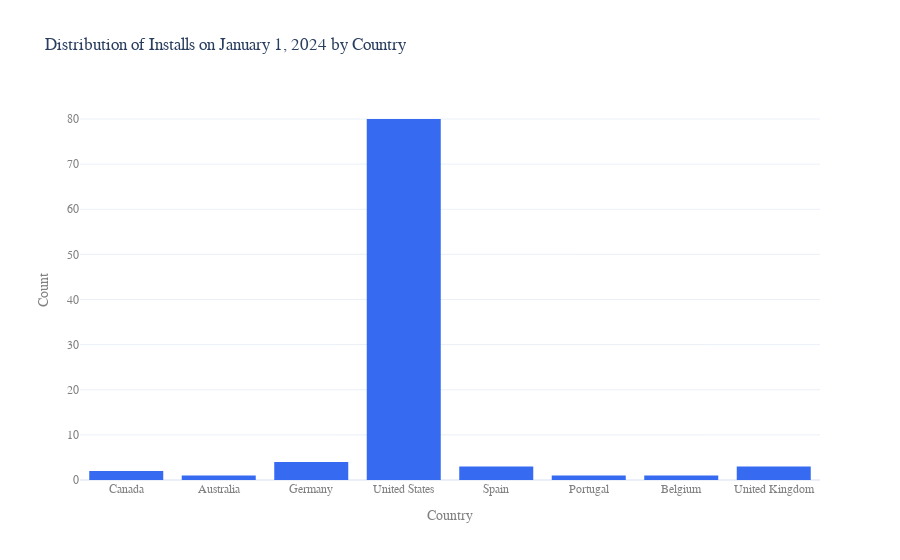

The code cell stored with this chart in its notebook:
### Markdown cell above
<span style="font-family:Helvetica Light">

#### 2.3. Distribution Plots

### Code cell
fig = px.histogram(
    installs, 
    x='countryName', 
    title='Distribution of Installs on January 1, 2024 by Country', 
    color_discrete_sequence=justplay_colors)

fig.update_layout(
    yaxis_title='Count',
    xaxis_title='Country'
)

write(fig, 'installs_by_country')

### Figure 1 — Plotly figure (JSON) as saved in the notebook; plotly's stock layout.template omitted (floating-point values rounded to 4 significant figures)
{"data": [{"alignmentgroup": "True", "bingroup": "x", "hovertemplate": "countryName=%{x}<br>count=%{y}<extra></extra>", "legendgroup": "", "marker": {"color": "#356AF1", "pattern": {"shape": ""}}, "name": "", "offsetgroup": "", "orientation": "v", "showlegend": false, "type": "histogram", "x": ["Canada", "Australia", "Germany", "United States", "United States", "United States", "Spain", "Spain", "United States", "United States", "United States", "United States", "United States", "United States", "United States", "United States", "United States", "United States", "United States", "United States", "United States", "United States", "United States", "United States", "United States", "United States", "United States", "United States", "United States", "United States", "United States", "United States", "United States", "United States", "United States", "United States", "United States", "United States", "United States", "United States", "United States", "United States", "United States", "United States", "United States", "United States", "United States", "United States", "United States", "United States", "United States", "United States", "United States", "Portugal", "Belgium", "Spain", "United Kingdom", "United Kingdom", "Germany", "Germany", "United Kingdom", "Canada", "Germany", "United States", "United States", "United States", "United States", "United States", "United States", "United States", "United States", "United States", "United States", "United States", "United States", "United States", "United States", "United States", "United States", "United States", "United States", "United States", "United States", "United States", "United States", "United States", "United States", "United States", "United States", "United States", "United States", "United States", "United States", "United States", "United States"], "xaxis": "x", "yaxis": "y"}], "layout": {"autosize": true, "barmode": "relative", "font": {"family": "Helvetica"}, "legend": {"tracegroupgap": 0}, "title": {"text": "Distribution of Installs on January 1, 2024 by Country"}, "xaxis": {"anchor": "y", "autorange": true, "color": "grey", "domain": [0, 1], "range": [-0.5, 7.5], "title": {"text": "Country"}, "type": "category"}, "yaxis": {"anchor": "x", "autorange": true, "color": "grey", "domain": [0, 1], "range": [0, 84.21], "title": {"text": "Count"}}}}
